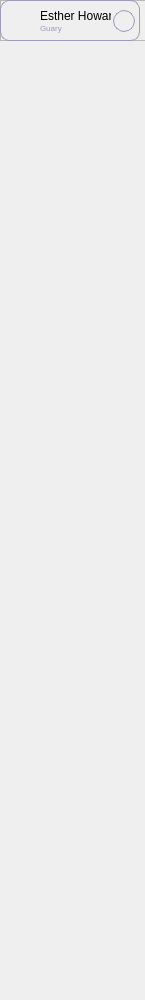
                 <widget class="QWidget" name="scrollAreaWidgetContents_3">
                  <property name="geometry">
                   <rect>
                    <x>0</x>
                    <y>0</y>
                    <width>145</width>
                    <height>1000</height>
                   </rect>
                  </property>
                  <property name="minimumSize">
                   <size>
                    <width>0</width>
                    <height>1000</height>
                   </size>
                  </property>
                  <widget class="QFrame" name="frame_47">
                   <property name="geometry">
                    <rect>
                     <x>0</x>
                     <y>0</y>
                     <width>150</width>
                     <height>41</height>
                    </rect>
                   </property>
                   <property name="frameShape">
                    <enum>QFrame::StyledPanel</enum>
                   </property>
                   <property name="frameShadow">
                    <enum>QFrame::Raised</enum>
                   </property>
                   <widget class="QLabel" name="nameSongHistoryLyricBefore">
                    <property name="geometry">
                     <rect>
                      <x>40</x>
                      <y>8</y>
                      <width>71</width>
                      <height>16</height>
                     </rect>
                    </property>
                    <property name="font">
                     <font>
                      <family>Arial</family>
                     </font>
                    </property>
                    <property name="text">
                     <string>Esther Howard</string>
                    </property>
                   </widget>
                   <widget class="QLabel" name="authorSongHistoryLyricBefore">
                    <property name="geometry">
                     <rect>
                      <x>40</x>
                      <y>20</y>
                      <width>71</width>
                      <height>16</height>
                     </rect>
                    </property>
                    <property name="font">
                     <font>
                      <family>Arial</family>
                      <pointsize>6</pointsize>
                     </font>
                    </property>
                    <property name="styleSheet">
                     <string notr="true">color: #9C9BBB</string>
                    </property>
                    <property name="text">
                     <string>Guary</string>
                    </property>
                   </widget>
                   <widget class="QPushButton" name="songHistoryLyricBefore">
                    <property name="geometry">
                     <rect>
                      <x>0</x>
                      <y>0</y>
                      <width>140</width>
                      <height>41</height>
                     </rect>
                    </property>
                    <property name="minimumSize">
                     <size>
                      <width>140</width>
                      <height>0</height>
                     </size>
                    </property>
                    <property name="maximumSize">
                     <size>
                      <width>140</width>
                      <height>16777215</height>
                     </size>
                    </property>
                    <property name="styleSheet">
                     <string notr="true">background-color: transparent;
border: 1px solid #9C9BBB;
border-radius: 9;</string>
                    </property>
                    <property name="text">
                     <string/>
                    </property>
                   </widget>
                   <widget class="QPushButton" name="downSongLyricBefore">
                    <property name="geometry">
                     <rect>
                      <x>113</x>
                      <y>10</y>
                      <width>22</width>
                      <height>22</height>
                     </rect>
                    </property>
                    <property name="styleSheet">
                     <string notr="true">background: transparent;
border: 1px solid #9C9BBB;
border-radius: 11;</string>
                    </property>
                    <property name="text">
                     <string/>
                    </property>
                    <property name="icon">
                     <iconset resource="icons.qrc">
                      <normaloff>:/icons/icons/download.svg</normaloff>:/icons/icons/download.svg</iconset>
                    </property>
                    <property name="iconSize">
                     <size>
                      <width>12</width>
                      <height>12</height>
                     </size>
                    </property>
                   </widget>
                   <widget class="QLabel" name="label_19">
                    <property name="geometry">
                     <rect>
                      <x>5</x>
                      <y>5</y>
                      <width>30</width>
                      <height>30</height>
                     </rect>
                    </property>
                    <property name="text">
                     <string/>
                    </property>
                    <property name="pixmap">
                     <pixmap resource="icons.qrc">:/images/images/music.png</pixmap>
                    </property>
                   </widget>
                  </widget>
                 </widget>
